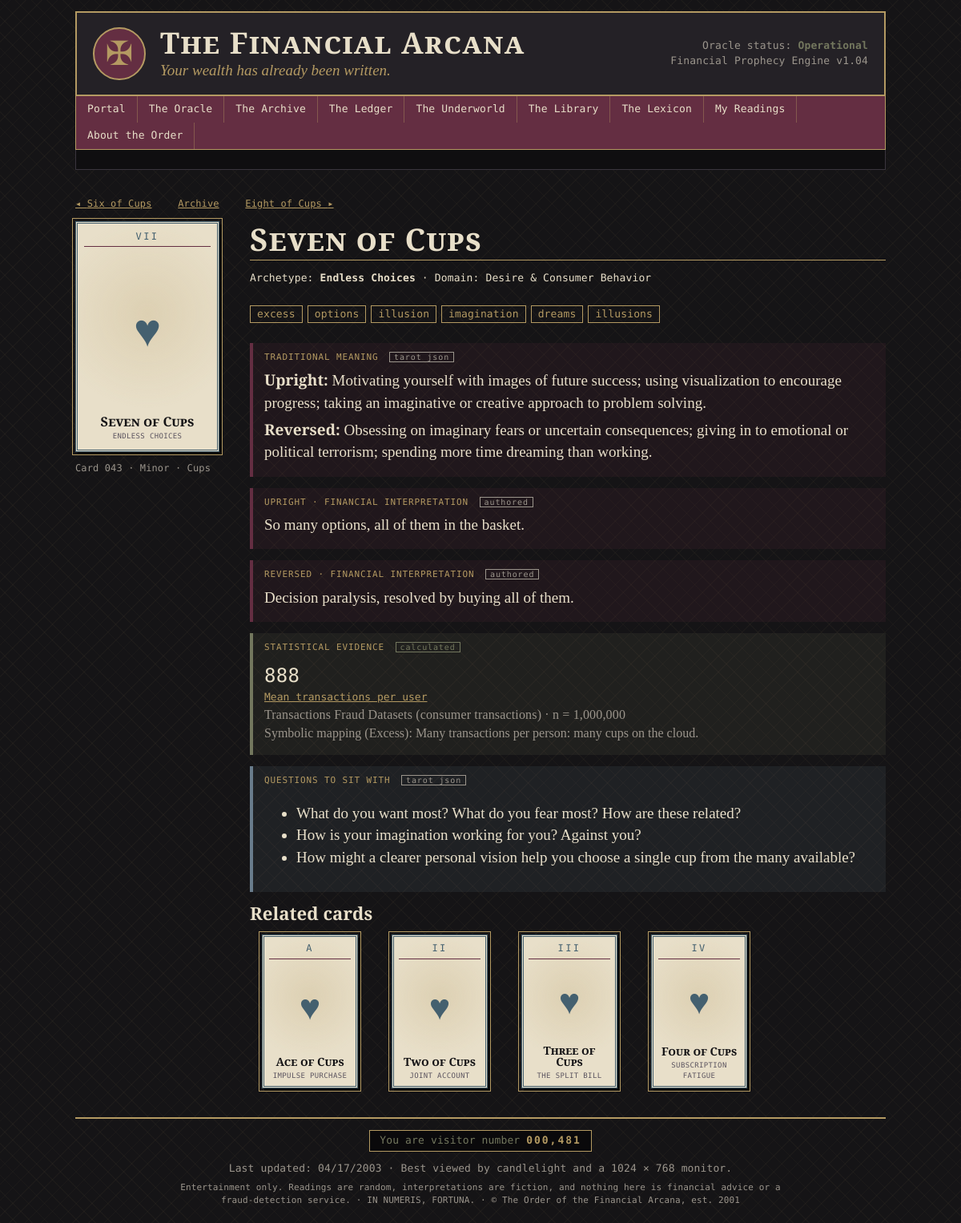
The app's page /card/43, older data.
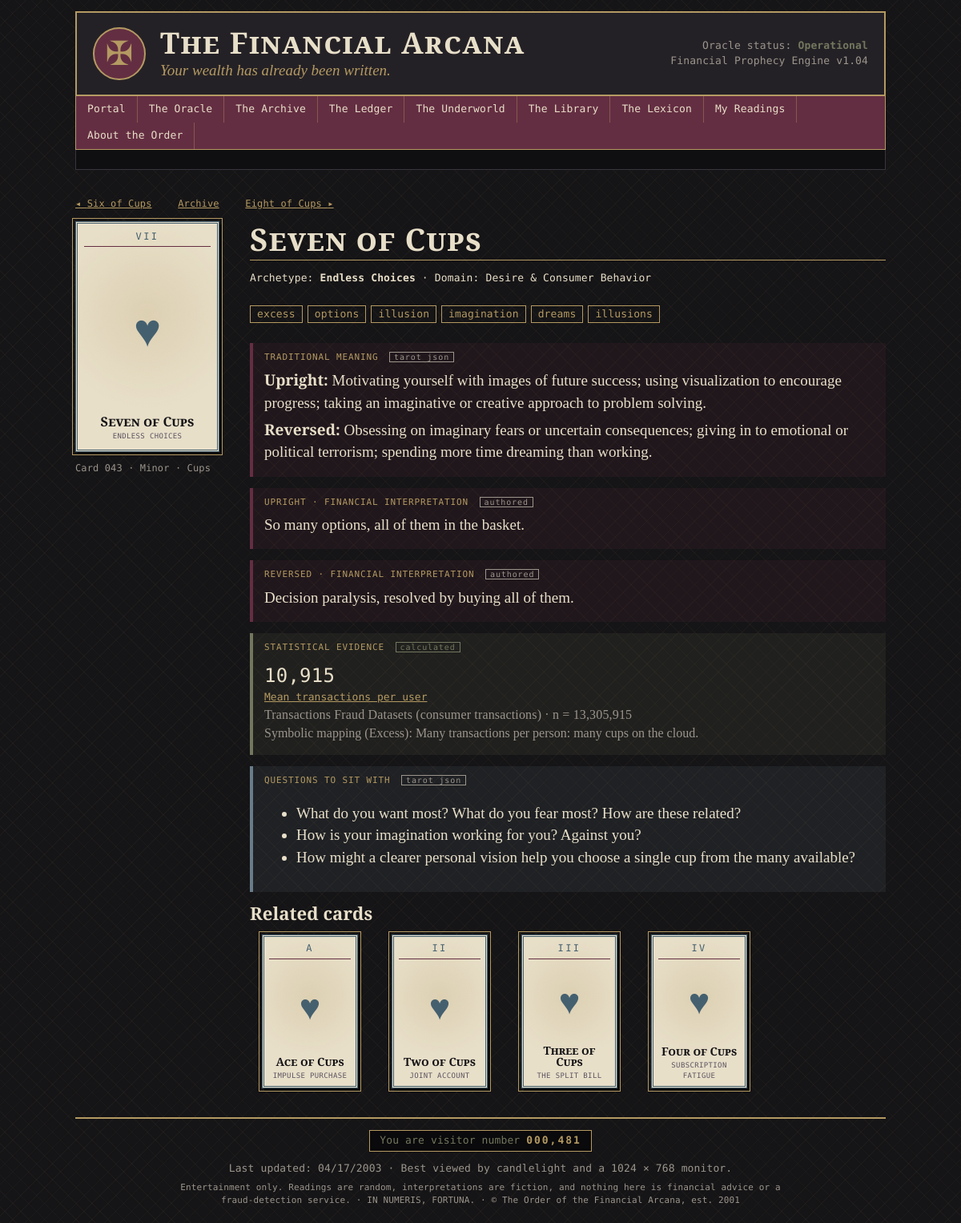
The same page, newer data.
### models.py (models this page shows)
class FinancialMetric(db.Model):
    __tablename__ = "financial_metrics"
    metric_id = db.Column(db.Integer, primary_key=True)
    dataset_id = db.Column(db.Integer, db.ForeignKey("datasets.dataset_id"))
    metric_name = db.Column(db.String(80), unique=True, nullable=False)
    display_name = db.Column(db.String(120))
    value = db.Column(db.Float)
    unit = db.Column(db.String(20))                          # %, count, ratio, amount
    sample_size = db.Column(db.Integer)
    calculation_date = db.Column(db.DateTime, default=utcnow)
    description = db.Column(db.Text)
    methodology = db.Column(db.Text)
    is_demo = db.Column(db.Boolean, default=True, nullable=False)
    dataset = db.relationship("Dataset", back_populates="metrics")
    card_links = db.relationship("CardMetric", back_populates="metric",
                                 cascade="all, delete-orphan")

### app.py (the view)
@app.route("/card/<int:card_id>")
def card_detail(card_id):
    card = db.session.get(Card, card_id)
    if card is None:
        abort(404)
    links = (CardMetric.query.filter_by(card_id=card_id).all())
    prev_card = Card.query.filter(Card.card_id < card_id).order_by(Card.card_id.desc()).first()
    next_card = Card.query.filter(Card.card_id > card_id).order_by(Card.card_id).first()
    related = (Card.query.filter(Card.financial_domain == card.financial_domain,
                                 Card.card_id != card_id)
               .order_by(Card.card_id).limit(4).all())
    notes = Interpretation.query.filter_by(card_id=card_id).all()
    return render_template("card.html", card=card, links=links, prev_card=prev_card,
                           next_card=next_card, related=related, notes=notes)

### app.py (called while the page is built)
def fmt_value(value, unit):
    if value is None:
        return "n/a"
    if unit == "%":
        return f"{value:,.2f}%"
    if unit == "count":
        return f"{value:,.0f}"
    if unit == "USD":
        return f"${value:,.2f}"
    if unit == "ratio":
        return f"{value:,.2f}"
    return f"{value:,.2f}"

@app.before_request
def ensure_session():
    if "sid" not in session:
        session["sid"] = uuid.uuid4().hex
        session.permanent = True

@app.context_processor
def inject_globals():
    try:
        visitors = 481 + Reading.query.count()
    except Exception:
        visitors = 481
    return dict(visitor_count=f"{visitors:07,}", this_year=date.today().year)

### models.py (called while the page is built)
    @property
    def code(self):
        return f"{self.card_id:03d}"

    @property
    def numeral(self):
        if self.arcana == "Major":
            return ROMAN[self.number]
        return RANK_LABELS.get(self.number, ROMAN[self.number])

    @property
    def symbol(self):
        return "☽" if self.arcana == "Major" else SUIT_SYMBOLS.get(self.suit, "✠")

    @property
    def question_list(self):
        return [q.strip() for q in (self.questions or "").split("\n") if q.strip()]

### templates/card.html (shortened to what this page needs)
{% extends "base.html" %}
{% from "_macros.html" import card_face, demo_badge %}
{% block content %}
<p class="mono small">
  {% if prev_card %}<a href="{{ url_for('card_detail', card_id=prev_card.card_id) }}">◂ {{ prev_card.name }}</a>{% endif %}
  <a href="{{ url_for('archive') }}">Archive</a>
  {% if next_card %}<a href="{{ url_for('card_detail', card_id=next_card.card_id) }}">{{ next_card.name }} ▸</a>{% endif %}
</p>
<div class="card-detail">
  <div class="card-detail-art">{{ card_face(card) }}
    <p class="mono dim small">Card {{ card.code }} · {{ card.arcana }}{% if card.suit %} · {{ card.suit }}{% endif %}</p>
  </div>
  <div>
    <h2 class="page-title">{{ card.name }}</h2>
    <p class="mono">Archetype: <b>{{ card.archetype }}</b> · Domain: {{ card.financial_domain }}</p>
    <p>{% for k in card.keyword_list %}<span class="chip mono">{{ k }}</span>{% endfor %}</p>
    <div class="layer symbolic">
      <div class="layer-label mono">Traditional meaning <span class="tag">tarot json</span></div>
      <p><b>Upright:</b> {{ card.traditional_meaning }}</p>
      {% if card.traditional_reversed %}<p><b>Reversed:</b> {{ card.traditional_reversed }}</p>{% endif %}
    </div>
    <div class="layer symbolic">
      <div class="layer-label mono">Upright · financial interpretation <span class="tag">authored</span></div>
      <p>{{ card.upright_meaning }}</p>
    </div>
    <div class="layer symbolic">
      <div class="layer-label mono">Reversed · financial interpretation <span class="tag">authored</span></div>
      <p>{{ card.reversed_meaning }}</p>
    </div>
    <div class="layer evidence">
      <div class="layer-label mono">Statistical evidence <span class="tag calc">calculated</span></div>
      {% for l in links %}
        {% set m = l.metric %}
        <div class="stat">
          <div class="stat-value mono">{{ m.value|fmt_value(m.unit) }} {{ demo_badge(m.is_demo) }}</div>
          <div><a href="{{ url_for('ledger_metric', metric_name=m.metric_name) }}">{{ m.display_name }}</a></div>
          <div class="mono dim small">{{ m.dataset.name }}{% if not m.is_demo and m.sample_size %} · n = {{ '{:,}'.format(m.sample_size) }}{% endif %}</div>
          <div class="dim small">Symbolic mapping ({{ l.relationship_label }}): {{ l.explanation }}</div>
        </div>
      {% else %}
        <p class="dim">No dataset metric is linked to this card. Its meaning is symbolic only.</p>
      {% endfor %}
    </div>
    {% if card.question_list %}
    <div class="layer commentary">
      <div class="layer-label mono">Questions to sit with <span class="tag">tarot json</span></div>
      <ul>{% for q in card.question_list %}<li>{{ q }}</li>{% endfor %}</ul>
    </div>
    {% endif %}
    {% if related %}
    <h3>Related cards</h3>
    <div class="card-grid compact">
      {% for r in related %}
      <a class="grid-card" href="{{ url_for('card_detail', card_id=r.card_id) }}">{{ card_face(r, small=True) }}</a>
      {% endfor %}
    </div>
    {% endif %}
  </div>
</div>
{% endblock %}

Row changes from the older to the newer data that the page shows:
changed FinancialMetric "Mean transactions per user": value|fmt_value "888" → "10,915"; sample_size "1,000,000" → "13,305,915"
